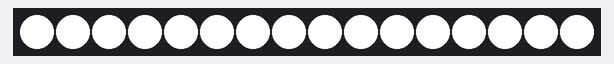
The sketch below on a simulated ESP32. Shown: 16 RGB LEDs in strip order, left to right. Dim RGB values are drawn brighter than linear; what the sketch prints to the serial monitor is not drawn.

Above: at 0.1 s.
At 0.7 s:
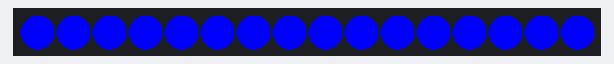
At 1.1 s:
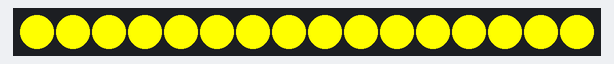
At 1.5 s:
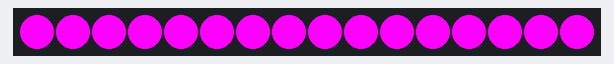
At 2.3 s:
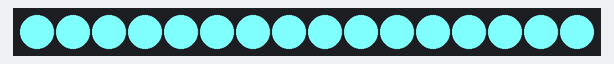
At 3.1 s:
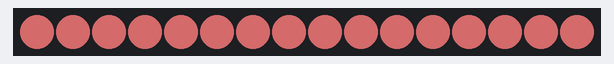

The sketch:

WSRGBLedTest.ino
```cpp
#include <String.h>     //處理字串的函數
#include "Pinset.h"     //自訂的include檔
#include <WiFi.h>       //網路函數
String connectstr ;     //處理字串
#include <Adafruit_NeoPixel.h>    //WS2812B的函數

// 產生 WS2812B的物件，取名叫pixels
// Adafruit_NeoPixel(燈泡數，接腳位，傳輸速率_不可亂改)
Adafruit_NeoPixel pixels = Adafruit_NeoPixel(NUMPIXELS, WSPIN, NEO_GRB + NEO_KHZ800);

byte RedValue = 0, GreenValue = 0, BlueValue = 0;  // 設定初始顏色數值 (紅、綠、藍)
String ReadStr = "      " ;  // 用於儲存字串資料
int delayval = 500; // 延遲 0.5 秒

void setup() {
  // 初始化設定，僅執行一次
  initAll() ;
}

void loop() {
  // 主程式循環 (目前無功能)
}

// 改變燈泡顏色函數
void ChangeBulbColor(int r,int g,int b)
{
   // 對每個燈泡設定顏色
   for(int i=0;i<NUMPIXELS;i++)
   {
        // 設定燈泡顏色 (RGB: 0~255)
        pixels.setPixelColor(i, pixels.Color(r,g,b)); // 設定顏色
    }
    pixels.show(); // 傳送顏色資料到燈泡
}

// 檢查 LED 顯示顏色的函數
void CheckLed()
{
     for(int i = 0 ; i <16; i++)
     {
          // 使用預設顏色陣列檢查顯示
          ChangeBulbColor(CheckColor[i][0],CheckColor[i][1],CheckColor[i][2]) ;
          delay(CheckColorDelayTime) ; // 延遲一段時間
     }
}

// 除錯訊息輸出函數 (不換行)
void DebugMsg(String msg)
{
    if (_Debug != 0)	//除錯訊息(啟動)
    {
        Serial.print(msg) ; // 顯示訊息:msg變數內容
    }
}

// 除錯訊息輸出函數 (換行)
void DebugMsgln(String msg)
{
    if (_Debug != 0)	//除錯訊息(啟動)
    {
        Serial.println(msg) ; // 顯示訊息:msg變數內容
    }
}

// 初始化所有設定函數
void initAll()
{
    Serial.begin(9600);   // 設定序列監控速率為 9600
    Serial2.begin(9600, SERIAL_8N1, RXD2, TXD2); // 設定第二組序列埠
    Serial.println("System Start") ; //送訊息:System Start

    //---------------------
    pixels.begin();   // 啟動燈泡
    pixels.setBrightness(255);  // 設定亮度最大值 255
    pixels.show(); // 初始化燈泡為關閉狀態

    DebugMsgln("Program Start Here") ;	//送訊息:Program Start Here
    DebugMsgln("init LED") ;	//送訊息:init LED
    ChangeBulbColor(RedValue,GreenValue,BlueValue) ; // 設定初始燈泡顏色
    DebugMsgln("Turn off LED") ;	//送訊息:Turn off LED

    if (TestLed ==  1)
    {
        CheckLed() ; // 執行燈泡顏色檢查
        DebugMsgln("Check LED") ;	//送訊息:Check LED
        ChangeBulbColor(RedValue,GreenValue,BlueValue) ; // 重設顏色
        DebugMsgln("Turn off LED") ;	//送訊息:Turn off LED
    }
}
```

Pinset.h
```cpp
#define _Debug 1 // 除錯模式開啟 (1: 開啟, 0: 關閉)
#define TestLed 1 // 測試 LED 功能開啟 (1: 開啟, 0: 關閉)
#include <String.h> // 引入處理字串的函數庫

#define WSPIN            15 // WS2812B 燈條控制的腳位
#define NUMPIXELS     16 // 燈泡數量為 16 顆
#define RXD2 16 // 第二組 UART 的 RX 腳位
#define TXD2 17 // 第二組 UART 的 TX 腳位

#define CheckColorDelayTime 200 // LED 顏色檢查延遲時間 (毫秒)
#define initDelayTime 2000 // 初始化延遲時間 (毫秒)
#define CommandDelay 100 // 指令延遲時間 (毫秒)

// 預設顏色陣列 (R, G, B)
int CheckColor[][3] = {
                          {255 , 255,255} , // 白色
                          {255 , 0,0} ,     // 紅色
                          {0 , 255,0} ,     // 綠色
                          {0 , 0,255} ,     // 藍色
                          {255 , 128,64} ,  // 橙色
                          {255 , 255,0} ,   // 黃色
                          {0 , 255,255} ,   // 青色
                          {255 , 0,255} ,   // 紫色
                          {255 , 255,255} , // 白色
                          {255 , 128,0} ,   // 深橙色
                          {255 , 128,128} , // 粉紅色
                          {128 , 255,255} , // 淺藍綠色
                          {128 , 128,192} , // 淡紫色
                          {0 , 128,255} ,   // 天藍色
                          {255 , 0,128} ,   // 粉紫色
                          {128 , 64,64} ,   // 深紅色
                          {0 , 0,0} } ;     // 黑色 (關閉)
```
